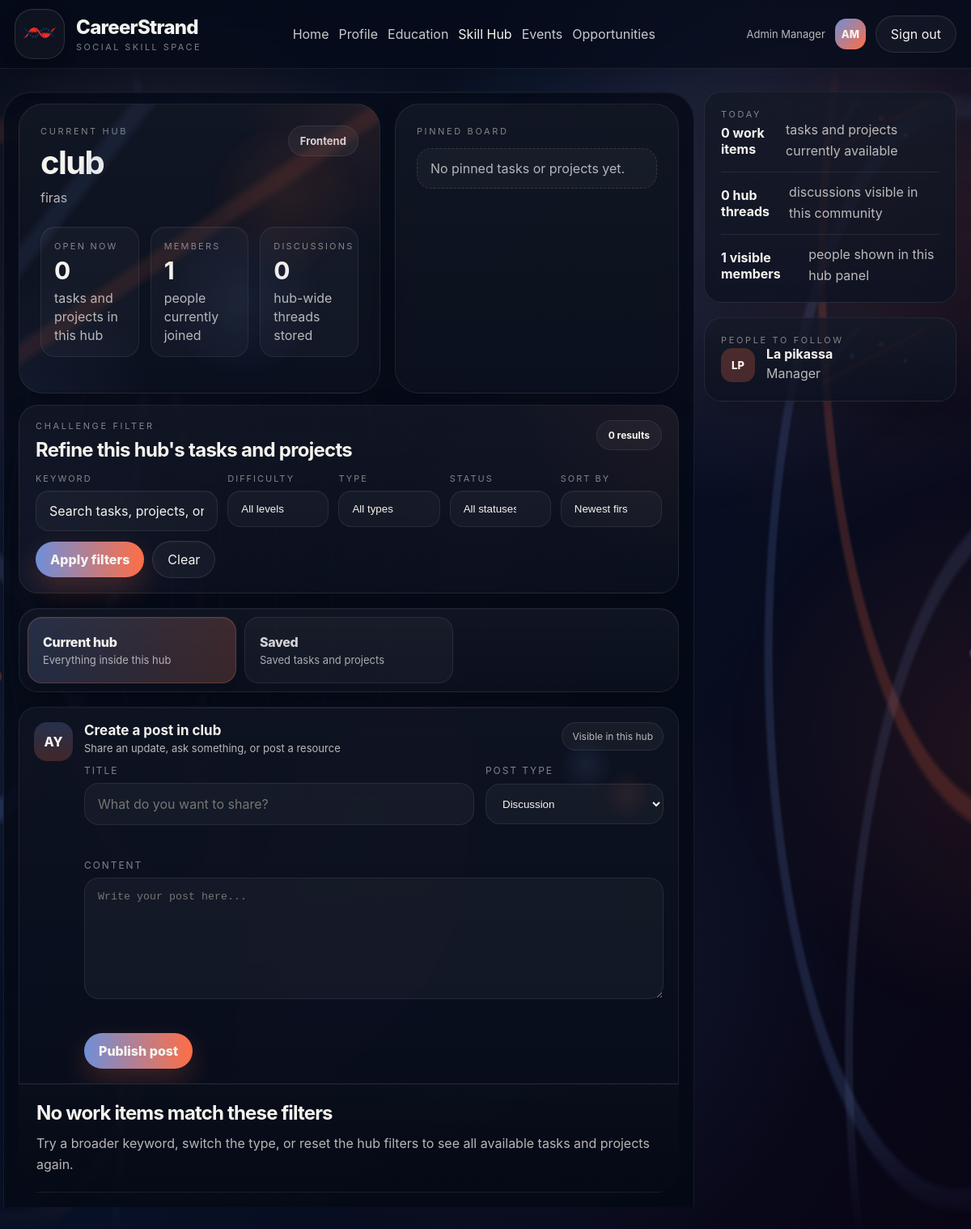
The app's page /View/FrontOffice/hub.php (signed in) with its own data.
### tables this page shows
CREATE TABLE `users` (
  `userId` int(11) NOT NULL,
  `fullName` varchar(255) DEFAULT NULL,
  `email` varchar(255) DEFAULT NULL,
  `password` varchar(255) DEFAULT NULL,
  `role` varchar(50) DEFAULT NULL,
  `status` varchar(50) DEFAULT NULL,
  `createdAt` date DEFAULT NULL,
  `faceDescriptor` longtext DEFAULT NULL,
  `faceEnabled` tinyint(1) NOT NULL DEFAULT 0,
  `approvalStatus` varchar(50) DEFAULT 'approved',
  `rejectionReason` text DEFAULT NULL
);

CREATE TABLE `skillhub` (
  `groupId` int(11) NOT NULL,
  `name` varchar(255) DEFAULT NULL,
  `category` varchar(100) DEFAULT NULL,
  `description` varchar(255) DEFAULT NULL,
  `createdAt` date DEFAULT NULL,
  `status` varchar(50) DEFAULT NULL
);

CREATE TABLE `post` (
  `postId` int(11) NOT NULL,
  `groupId` int(11) DEFAULT NULL,
  `userId` int(11) DEFAULT NULL,
  `challengeId` int(11) DEFAULT NULL,
  `postType` varchar(50) NOT NULL DEFAULT 'hub_post',
  `title` varchar(255) DEFAULT NULL,
  `content` text DEFAULT NULL,
  `status` varchar(50) NOT NULL DEFAULT 'active',
  `linkedUrl` varchar(255) DEFAULT NULL,
  `createdAt` datetime DEFAULT NULL
);

CREATE TABLE `groupmember` (
  `groupMemberId` int(11) NOT NULL,
  `groupId` int(11) DEFAULT NULL,
  `userId` int(11) DEFAULT NULL,
  `joinedAt` date DEFAULT NULL,
  `status` varchar(50) DEFAULT NULL
);

### View/FrontOffice/hub.php (the view, shortened to what the rows shown need)
<?php
require_once __DIR__ . '/../../config.php';
require_once __DIR__ . '/../../Controller/SkillHubCoreController.php';
require_once __DIR__ . '/../../Controller/SkillHubEngagementController.php';
require_once __DIR__ . '/../../utils/FrontOfficeAuth.php';
$frontUser = requireFrontUser();
$coreController = new SkillHubCoreController();
$engagementController = new SkillHubEngagementController();
$pdo = config::getConnexion();
$users = $pdo->query("SELECT userId, fullName, role FROM Users")->fetchAll();
$userMap = [];
foreach ($users as $user) {
    $userMap[(int) $user['userId']] = $user;
}
$allHubs = $coreController->getAllSkillHubs();
$allMembers = $coreController->getAllGroupMembers();
$allPosts = $engagementController->getAllPosts();
usort($allHubs, static function (array $left, array $right): int {
    return (int) $left['groupId'] <=> (int) $right['groupId'];
});
$groupId = isset($_GET['groupId']) ? (int) $_GET['groupId'] : (!empty($allHubs) ? (int) $allHubs[0]['groupId'] : 0);
$workFilters = [
    'groupId' => $groupId,
    'search' => trim((string) ($_GET['workSearch'] ?? '')),
    'difficulty' => trim((string) ($_GET['workDifficulty'] ?? '')),
    'type' => trim((string) ($_GET['workType'] ?? '')),
    'status' => trim((string) ($_GET['workStatus'] ?? '')),
    'sort' => trim((string) ($_GET['workSort'] ?? 'newest')),
];
$memberCounts = [];
foreach ($allMembers as $member) {
    $memberCounts[(int) $member['groupId']] = ($memberCounts[(int) $member['groupId']] ?? 0) + 1;
}
$workCounts = [];
$threadCounts = [];
foreach ($allPosts as $post) {
    $threadCounts[(int) $post['groupId']] = ($threadCounts[(int) $post['groupId']] ?? 0) + 1;
}
$allHubs = array_map(static function (array $hub) use ($memberCounts, $workCounts, $threadCounts): array {
    $groupId = (int) $hub['groupId'];
    $hub['memberCount'] = $memberCounts[$groupId] ?? 0;
    $hub['workCount'] = $workCounts[$groupId] ?? 0;
    $hub['threadCount'] = $threadCounts[$groupId] ?? 0;
    return $hub;
}, $allHubs);
$currentHub = $groupId > 0 ? $coreController->getSkillHubById($groupId) : null;
$commentCounts = [];
$hubPosts = array_values(array_filter(
    $allPosts,
    static fn(array $post): bool => (int) $post['groupId'] === $groupId && empty($post['challengeId'])
));
$hubPosts = array_map(static function (array $post) use ($userMap, $commentCounts): array {
    $user = $userMap[(int) $post['userId']] ?? ['fullName' => 'Unknown', 'role' => 'user'];
    $post['fullName'] = $user['fullName'];
    $post['role'] = $user['role'];
    $post['commentCount'] = $commentCounts[(int) $post['postId']] ?? 0;
    return $post;
}, $hubPosts);
$members = array_values(array_filter($allMembers, static fn(array $member): bool => (int) $member['groupId'] === $groupId));
$members = array_map(static function (array $member) use ($userMap): array {
    $user = $userMap[(int) $member['userId']] ?? ['fullName' => 'Unknown', 'role' => 'user'];
    $member['fullName'] = $user['fullName'];
    $member['role'] = $user['role'];
    return $member;
}, $members);
usort($members, static function (array $left, array $right): int {
    $joinedComparison = strcmp((string) ($right['joinedAt'] ?? ''), (string) ($left['joinedAt'] ?? ''));
    if ($joinedComparison !== 0) {
        return $joinedComparison;
    }
    return strcmp((string) ($left['fullName'] ?? ''), (string) ($right['fullName'] ?? ''));
});
$members = array_slice($members, 0, 5);
function h(?string $value): string
{
    return htmlspecialchars((string) $value, ENT_QUOTES, 'UTF-8');
}
function initials(string $name): string
{
    $parts = preg_split('/\s+/', trim($name));
    $initials = '';
    foreach (array_slice($parts ?: [], 0, 2) as $part) {
        $initials .= strtoupper(substr($part, 0, 1));
    }
    return $initials ?: 'CS';
}
function avatarClass(?string $role): string
{
    $role = strtolower((string) $role);
    return match ($role) {
        'admin' => 'admin',
        'manager' => 'manager',
        default => 'user',
    };
}
?>
<!DOCTYPE html>
<html lang="en">
<head>
    <link rel="stylesheet" href="assets/css/hub.css">
    <link rel="stylesheet" href="assets/css/front-nav.css">
</head>
<body>
    <div class="page-shell">
        <?php
            include __DIR__ . '/partials/front-nav.php';
        ?>
        <main class="main-area">
            <div class="container app-grid">
                <section class="feed-column">
                    <div class="feed-shell">
                        <section class="social-strip">
                            <article class="strip-card emphasis">
                                <div class="hub-widget-top">
                                    <div>
                                        <div class="strip-kicker">Current hub</div>
                                        <h2><?= h($currentHub['name'] ?? 'No hub selected'); ?></h2>
                                        <p class="hub-widget-copy"><?= h($currentHub['description'] ?? 'Choose a hub to see its work, discussion, and people.'); ?></p>
                                    </div>
                                    <div class="hub-widget-badge"><?= h((string) ($currentHub['category'] ?? 'Skill Hub')); ?></div>
                                </div>
                                <div class="hub-widget-grid">
                                    <div class="hub-widget-stat">
                                        <span class="hub-stat-label">Discussions</span>
                                        <strong><?= count($hubPosts); ?></strong>
                                        <span class="hub-stat-copy">hub-wide threads stored</span>
                                    </div>
                                </div>
                            </article>
                        </section>
                        <section class="hub-filter-panel">
                            <form class="hub-work-filter-form" method="GET">
                                <div class="hub-work-filter-grid">
                                    <label class="hub-filter-field">
                                        <span>Sort by</span>
                                        <select name="workSort">
                                            <option value="newest" <?= $workFilters['sort'] === 'newest' ? 'selected' : ''; ?>>Newest first</option>
                                        </select>
                                    </label>
                                </div>
                            </form>
                        </section>
                        <section class="composer" id="postComposer">
                            <div class="composer-body">
                                <div class="composer-head">
                                    <div>
                                        <div class="composer-title">Create a post in <?= h($currentHub['name'] ?? 'this hub'); ?></div>
                                        <div class="composer-subtitle">Share an update, ask something, or post a resource</div>
                                    </div>
                                </div>
                            </div>
                        </section>
                    </div>
                </section>
                <aside class="right-column">
                    <section class="glass-panel">
                        <div class="live-list">
                            <div class="live-item">
                                <strong><?= count($hubPosts); ?> hub threads</strong>
                                <span>discussions visible in this community</span>
                            </div>
                        </div>
                    </section>
                    <section class="glass-panel" id="people">
                        <div class="people-list">
                            <?php foreach ($members as $member) { ?>
                                <div class="person-row">
                                    <div class="avatar <?= avatarClass($member['role']); ?>"><?= initials($member['fullName']); ?></div>
                                    <div class="person-copy">
                                        <strong><?= h($member['fullName']); ?></strong>
                                        <p><?= h(ucfirst((string) $member['role'])); ?></p>
                                    </div>
                                </div>
                            <?php } ?>
                        </div>
                    </section>
                </aside>
            </div>
        </main>
    </div>
</body>
</html>

### View/FrontOffice/partials/front-nav.php (shortened to what the rows shown need)
<?php
$frontUser = $frontUser ?? (function_exists('currentFrontUser') ? currentFrontUser() : null);
?>
<header class="site-header cs-front-header">
    <div class="container header-inner">
        <div class="header-actions cs-front-actions">
            <?php if ($frontUser): ?>
                <span class="cs-user-name"><?php echo htmlspecialchars($frontUser['fullName'] ?? ''); ?></span>
                <span class="cs-user-avatar" title="<?php echo htmlspecialchars($frontUser['fullName'] ?? 'CareerStrand user'); ?>">
                    <?php echo htmlspecialchars(frontUserInitials($frontUser)); ?>
                </span>
                <a class="ghost-btn" href="logout.php">Sign out</a>
            <?php else: ?>
                <a class="ghost-btn" href="login.php">Sign in</a>
                <a class="primary-btn" href="signup.php?action=signup">Build your DNA</a>
            <?php endif; ?>
        </div>
    </div>
</header>

### records on screen
users: fullName "Admin Manager"
skillhub: name "club", description "firas", category "Frontend", workSort "Newest first"
post: groupId "0"
groupmember: fullName "LP", fullName "La pikassa", role "Manager"

### other values on screen
$brandSubtitle "SOCIAL SKILL SPACE"
$item['label'] "Home"
$item['label'] "Profile"
$item['label'] "Education"
$item['label'] "Skill Hub"
$item['label'] "Events"
$item['label'] "Opportunities"
frontUserInitials($frontUser) "AM"
count($filteredWorkItems) "0"
count($workItems) "0"
count($members) "1"
